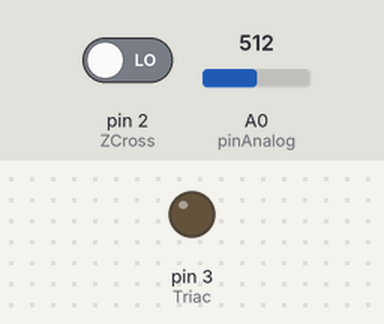
Simulated run of this sketch. Board: Arduino Uno, built with avr-gcc and run on an emulated ATmega328P. Parts: output pins drawn as LEDs (lit = HIGH). Inputs (shaded band) come from the test bench; at power-on: pin 2 (ZCross) LOW, A0 (pinAnalog) = 512.

Above: at 1.2 s.
1.3 s: pin 2 (ZCross) driven HIGH
At 1.9 s:
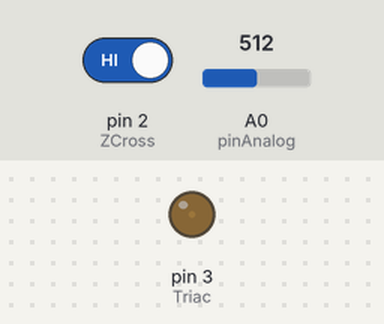
2.8 s: A0 (pinAnalog) set to 0
At 3.2 s:
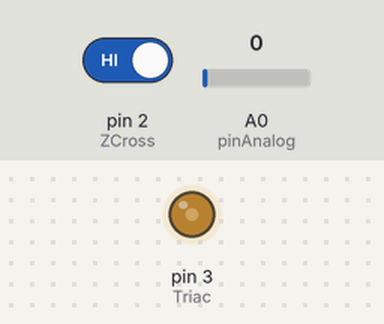
Timing chart, 0 to 5.8 s (numbered marks = the images above; inputs shaded):
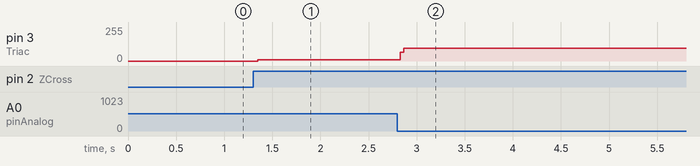

Measured:
- after the input at 1.3 s, pin 3 (Triac): 0/255 → 10/255 after 0.05 s
- after the input at 2.8 s, pin 3 (Triac): 10/255 → 97/255 at once

The sketch:

_Dimmer_08.ino
```cpp
#include <Arduino.h>

/*
   Project Name:     Dimmer
   FileName:        Dimmer_Pot2.ino
   Dependencies:    N/A
   Processor:       Arduino
   Compiler:        N/A
   IDE:             Arduino IDE 1.0.6
   Hardware:        Arduino UNO
   Autor:           Rui Viana
   Data:            25/06/2015
  ~~~~~~~~~~~~~~~~~~~~~~~~~~~~~~~~~~~~~~~~~~~~~~~~~~~~~~~~~~~~~~~~~~~~~~~
   Description:

   Rotina para dimmer. (110v ou 220v)  ajustada por um pot
   Os valores de brilho da lampada são ajustados por pot no pino A0.
   Uso didático
   Rui  24/06/2015

   Este code funciona assim:
   O potenciômetro plugado no pino A0, fornece o valor para o ADC.
   O ADC calcula o valor entre 0 e 1023 e guarda na variável dimming.
   Na função map() é feita a relação entre o valor lido e a escala de 0 à 7900.
   A duração do ciclo de 60Hz é de 16666 us, com um semiciclo de 8333 us,
   descontando a duração do pulso de zero cross de +- 250 us e o pulso de disparo do triac
   de +- 100 us, sobram +- 7983 us.
   Portanto o valor 7900 é o maior valor de deslocamento recomendado após o zerocross.
   O valor do pulso do zerocross vai variar em função dos resistores em serie com a ponte retificadora,
   portanto o valor de 7900, pode ser necessário modificar em função deste valor.

   O pulso do zerocross é detectado no pino 2.
   Após pulsar e ficar em LOW, começa-se a contar o tempo para o disparo do triac.
   Este tempo foi calculado em função do valor gerado pelo calculo do ADC.
   Se este valor for zero, o triac disparará no incio do ciclo e a lampada acende com brilho total.
   Se o valor for 7900, o triac dispara no final do ciclo, não sobrando tensão para a lampada,
   e a mesma fica apagada.
   Testei com 110v e 220v.
*/
//************  Variaveis e constantes  ************
  int Triac  = 3;                                  // Pino de disparo do Triac
  int ZCross = 2;                                  // Pino de entrada do zerocross
  unsigned int pinAnalog = 0;                      // Pino de entrada do potenciômetro (A0)
  unsigned int dimming   = 0;                      // Variável para tempo de retardo. Valor Inicial Minimo
//***********************  Setup *******************
  void setup()                                     // Rotina de setup
  {
    pinMode(pinAnalog, INPUT);                     // Define o pino(A0) como entrada analógica
    pinMode(Triac, OUTPUT);                        // Define o pino(D3) Triac como saída
  }
//***********************  Loop ********************
  void loop()                                      // Rotina de loop
  {
    dimming=analogRead(pinAnalog);                 // Lê valor do potenciômetro
    dimming=map(dimming,0,1023,0,5000);            // Calcula 0 = 0 até 1023 = 7900
    if (digitalRead(ZCross))                       // Faça se detectou pulso de zerocross
    {
      delayMicroseconds(dimming);                  // Retardo calculado em relação a zerocross
      digitalWrite(Triac, HIGH);                   // Dispara o Triac
      delayMicroseconds(100);                      // Duração do pulso de disparo
      digitalWrite(Triac, LOW);                    // Desliga pulso de disparo
    }
  }
```
